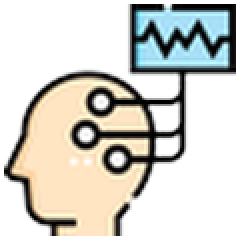
#> input picture src/project/docs/architecture/resources/eeg-headset.png, 120 x 120 px (shown 2 times larger); its folder holds 6 pictures in this run
$ python eeg_pipeline.py
#> lines starting #> are read from the running program, lines starting #| are printed output that depends on the picture
"""Generate the publication figure for the laboratory EEG analysis arm."""

from __future__ import annotations

from pathlib import Path

import matplotlib.image as mpimg
import matplotlib.pyplot as plt
from matplotlib.patches import FancyArrowPatch, FancyBboxPatch, Polygon


HERE = Path(__file__).resolve().parent
RESOURCES = HERE.parent / "architecture" / "resources"
W, H = 120, 165

COLORS = {
    "ink": "#263442",
    "muted": "#4D5D6B",
    "edge": "#687988",
    "card": "#FFFFFF",
    "card_border": "#B8C2CB",
    "blue_bg": "#EDF5FB",
    "blue_border": "#8FB8D8",
    "purple_bg": "#F3F1FA",
    "purple_border": "#9C93C8",
    "green_bg": "#EFF7EF",
    "green_border": "#8FBF92",
    "gold_bg": "#FDF7E8",
    "gold_border": "#D8C48F",
    "grey_bg": "#F5F7F8",
    "grey_border": "#AAB4BE",
    "gate_bg": "#FFF8E7",
    "gate_border": "#B88B2E",
    "conditional": "#A05A2C",
    "exclude": "#8D4B4B",
}


def rounded(
    ax: plt.Axes,
    x: float,
    y: float,
    width: float,
    height: float,
    *,
    face: str,
    edge: str,
    radius: float = 1.5,
    linewidth: float = 1.2,
    zorder: int = 1,
) -> None:
    ax.add_patch(
        FancyBboxPatch(
            (x, y),
            width,
            height,
            boxstyle=f"round,pad=0.02,rounding_size={radius}",
            facecolor=face,
            edgecolor=edge,
            linewidth=linewidth,
            zorder=zorder,
        )
    )


def band(
    ax: plt.Axes,
    number: int,
    title: str,
    x: float,
    y: float,
    width: float,
    height: float,
    *,
    face: str,
    edge: str,
) -> None:
    rounded(ax, x, y, width, height, face=face, edge=edge, radius=2.2)
    ax.text(
        x + 4,
        y + height - 4,
        str(number),
        ha="center",
        va="center",
        fontsize=10,
        fontweight="bold",
        color="white",
        bbox={"boxstyle": "circle,pad=0.36", "facecolor": edge, "edgecolor": edge},
        zorder=5,
    )
    ax.text(
        x + 8,
        y + height - 4,
        title,
        ha="left",
        va="center",
        fontsize=11.2,
        fontweight="bold",
        color=COLORS["ink"],
        zorder=5,
    )


def card(
    ax: plt.Axes,
    x: float,
    y: float,
    width: float,
    title: str,
    details: tuple[str, ...],
    *,
    height: float = 11,
    icon: str | None = None,
    border: str | None = None,
    title_color: str | None = None,
    title_size: float = 9.5,
) -> None:
#> called with x = 8, y = 136, width = 29, title = 'EEG recording', details = ('32 channel EEG · markers',), height = 10, icon = 'eeg-headset.png', border = '#8FB8D8'
    rounded(
        ax,
        x,
        y,
        width,
        height,
        face=COLORS["card"],
        edge=border or COLORS["card_border"],
        radius=1.3,
        linewidth=1.1,
        zorder=3,
    )
    text_x = x + 2.2
    if icon:
        icon_ax = ax.inset_axes(
            [(x + 1.2) / W, (y + 2.0) / H, 6.2 / W, 7.0 / H],
            transform=ax.transAxes,
            zorder=4,
        )
        icon_ax.imshow(mpimg.imread(RESOURCES / icon))
#> call 2 of card, with x = 43, y = 136, width = 29, title = 'Experiment log', details = ('source clock events',), height = 10, icon = 'recording.png', border = '#8FB8D8'
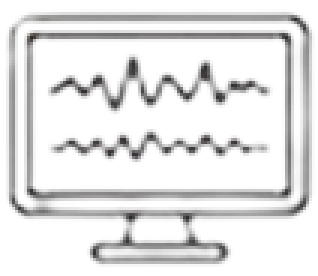
#> input picture src/project/docs/architecture/resources/recording.png, 106 x 92 px (shown 3 times larger)
        icon_ax.axis("off")
        text_x = x + 8
    title_y = y + height - 3.2 if details else y + height / 2
    ax.text(
        text_x,
        title_y,
        title,
        ha="left",
        va="center",
        fontsize=title_size,
        fontweight="bold",
        color=title_color or COLORS["ink"],
        zorder=5,
    )
    if details:
        ax.text(
            text_x,
            y + height - 7.1,
            "\n".join(details),
            ha="left",
            va="center",
            fontsize=8.2,
            linespacing=1.25,
            color=COLORS["muted"],
            zorder=5,
        )


def gate(
    ax: plt.Axes,
    x: float,
    y: float,
    text: str,
    *,
    width: float = 19,
    height: float = 12,
) -> None:
    points = [
        (x, y + height / 2),
        (x + width / 2, y),
        (x, y - height / 2),
        (x - width / 2, y),
    ]
    ax.add_patch(
        Polygon(
            points,
            closed=True,
            facecolor=COLORS["gate_bg"],
            edgecolor=COLORS["gate_border"],
            linewidth=1.4,
            zorder=3,
        )
    )
    ax.text(
        x,
        y,
        text,
        ha="center",
        va="center",
        multialignment="center",
        fontsize=8.4,
        fontweight="bold",
        linespacing=1.15,
        color=COLORS["ink"],
        zorder=5,
    )


def arrow(
    ax: plt.Axes,
    start: tuple[float, float],
    end: tuple[float, float],
    *,
    label: str | None = None,
    color: str | None = None,
    dashed: bool = False,
    connection: str = "arc3,rad=0",
    label_offset: tuple[float, float] = (0, 1.6),
    linewidth: float = 1.35,
) -> None:
    edge_color = color or COLORS["edge"]
    ax.add_patch(
        FancyArrowPatch(
            start,
            end,
            arrowstyle="-|>",
            mutation_scale=11,
            linewidth=linewidth,
            linestyle="--" if dashed else "-",
            color=edge_color,
            connectionstyle=connection,
            shrinkA=2,
            shrinkB=2,
            zorder=2,
        )
    )
    if label:
        ax.text(
            (start[0] + end[0]) / 2 + label_offset[0],
            (start[1] + end[1]) / 2 + label_offset[1],
            label,
            ha="center",
            va="center",
            fontsize=10.5,
            fontweight="bold",
            color=edge_color,
            bbox={"facecolor": "white", "edgecolor": "none", "pad": 0.6},
            zorder=6,
        )


def elbow_arrow(
    ax: plt.Axes,
    points: tuple[tuple[float, float], ...],
    *,
    label: str | None = None,
    color: str | None = None,
    label_at: tuple[float, float] | None = None,
    linewidth: float = 1.35,
) -> None:
#> called with label = 'YES', color = '#536F86', label_at = (96, 75), linewidth = 1.5
    edge_color = color or COLORS["edge"]
    for start, end in zip(points[:-2], points[1:-1]):
        ax.plot(
            [start[0], end[0]],
            [start[1], end[1]],
            color=edge_color,
            linewidth=linewidth,
            solid_capstyle="round",
            zorder=2,
        )
    ax.add_patch(
        FancyArrowPatch(
            points[-2],
            points[-1],
            arrowstyle="-|>",
            mutation_scale=11,
            linewidth=linewidth,
            color=edge_color,
            shrinkA=0,
            shrinkB=2,
            zorder=2,
        )
    )
    if label and label_at:
        ax.text(
            label_at[0],
            label_at[1],
            label,
            ha="center",
            va="center",
            fontsize=10.5,
            fontweight="bold",
            color=edge_color,
            bbox={"facecolor": "white", "edgecolor": "none", "pad": 0.6},
            zorder=6,
        )


def failure(
    ax: plt.Axes,
    x: float,
    y: float,
    width: float,
    text: str,
) -> None:
    rounded(
        ax,
        x,
        y,
        width,
        7,
        face="#FFFDFD",
        edge=COLORS["exclude"],
        radius=1.1,
        linewidth=1.0,
        zorder=3,
    )
    ax.text(
        x + width / 2,
        y + 3.5,
        text,
        ha="center",
        va="center",
        fontsize=8.0,
        color=COLORS["exclude"],
        linespacing=1.15,
        zorder=5,
    )


def build() -> plt.Figure:
    plt.rcParams.update(
        {
            "font.family": "sans-serif",
            "font.sans-serif": ["Nimbus Sans", "DejaVu Sans"],
            "pdf.fonttype": 42,
            "svg.fonttype": "none",
        }
    )
    fig, ax = plt.subplots(figsize=(10, 13.75))
    fig.patch.set_facecolor("white")
    ax.set_xlim(0, W)
    ax.set_ylim(0, H)
    ax.axis("off")

    ax.text(
        60,
        160.5,
        "EEG Data Processing and Analysis Pipeline",
        ha="center",
        va="center",
        fontsize=20,
        fontweight="bold",
        color=COLORS["ink"],
    )
    ax.text(
        60,
        156.7,
        "Laboratory EEG arm",
        ha="center",
        va="center",
        fontsize=10.5,
        color=COLORS["muted"],
    )

    # 1 · Source ingestion
    band(
        ax,
        1,
        "Ingestion / Landing: collect recordings and experiment logs",
        5,
        132,
        110,
        20,
        face=COLORS["blue_bg"],
        edge=COLORS["blue_border"],
    )
    card(
        ax,
        8,
        136,
        29,
        "EEG recording",
        ("32 channel EEG · markers",),
        height=10,
        icon="eeg-headset.png",
        border=COLORS["blue_border"],
    )
    card(
        ax,
        43,
        136,
        29,
        "Experiment log",
        ("source clock events",),
        height=10,
        icon="recording.png",
        border=COLORS["blue_border"],
    )
    card(
        ax,
        78,
        136,
        34,
        "Link files to participant",
        ("participant ↔ experiment ↔ XDF",),
        height=10,
        border=COLORS["blue_border"],
    )
    arrow(ax, (37, 141), (43, 141))
    arrow(ax, (72, 141), (78, 141))

    # 2 · Immutable landing layer
    band(
        ax,
        2,
        "Bronze: preserve and verify raw files",
        5,
        104,
        110,
        24,
        face=COLORS["purple_bg"],
        edge=COLORS["purple_border"],
    )
    card(
        ax,
        8,
        110,
        23,
        "Raw XDF + logs",
        (),
        border=COLORS["purple_border"],
        title_size=8.5,
    )
    card(
        ax,
        34,
        110,
        23,
        "Verify file integrity",
        (),
        border=COLORS["purple_border"],
        title_size=8.3,
    )
    card(
        ax,
        60,
        110,
        23,
        "Link XDF to log",
        (),
        border=COLORS["purple_border"],
    )
    card(
        ax,
        86,
        110,
        26,
        "Audit raw markers",
        (),
        border=COLORS["purple_border"],
        title_size=8.3,
    )
    arrow(ax, (31, 115.5), (34, 115.5))
    arrow(ax, (57, 115.5), (60, 115.5))
    arrow(ax, (83, 115.5), (86, 115.5))
    arrow(
        ax,
        (95, 136),
        (95, 128),
        label="LAND",
        label_offset=(4.2, 0),
        color="#536F86",
        linewidth=1.7,
    )

    # 3 · Audited and cleaned derivatives
    band(
        ax,
        3,
        "Silver: align event timing and clean EEG",
        5,
        55,
        110,
        45,
        face=COLORS["green_bg"],
        edge=COLORS["green_border"],
    )
    card(
        ax,
        8,
        80,
        23,
        "Align event clocks",
        (),
        border=COLORS["purple_border"],
        title_size=8.2,
    )
    card(
        ax,
        35,
        80,
        23,
        "Create event timeline",
        (),
        border=COLORS["purple_border"],
        title_size=8.2,
    )
    card(
        ax,
        62,
        80,
        23,
        "Estimate missing times",
        (),
        border=COLORS["purple_border"],
        title_size=8.1,
    )
    gate(ax, 101, 85.5, "Event timing\nvalid?")
    arrow(ax, (31, 85.5), (35, 85.5))
    arrow(ax, (58, 85.5), (62, 85.5))
    arrow(ax, (85, 85.5), (91.5, 85.5))
    arrow(
        ax,
        (110.5, 85.5),
        (114, 85.5),
        label="NO",
        color=COLORS["exclude"],
        label_offset=(0, 2),
    )

    card(
        ax,
        8,
        61,
        23,
        "Convert XDF to MNE",
        (),
        border=COLORS["green_border"],
        title_size=8.0,
    )
    card(
        ax,
        35,
        61,
        23,
        "Filter + rereference",
        (),
        border=COLORS["green_border"],
        title_size=8.4,
    )
    card(
        ax,
        62,
        61,
        23,
        "Flag EEG artifacts",
        (),
        border=COLORS["green_border"],
        title_size=9.0,
    )
    gate(ax, 101, 66.5, "Signal usable?")
    arrow(ax, (31, 66.5), (35, 66.5))
    arrow(ax, (58, 66.5), (62, 66.5))
    arrow(ax, (85, 66.5), (92, 66.5))
    arrow(
        ax,
        (110.5, 66.5),
        (114, 66.5),
        label="NO",
        color=COLORS["exclude"],
        label_offset=(0, 2),
    )
    elbow_arrow(
        ax,
        ((101, 79.5), (101, 75), (19.5, 75), (19.5, 72)),
        label="YES",
        label_at=(96, 75),
        color="#536F86",
        linewidth=1.5,
    )
    arrow(
        ax,
        (95, 110),
        (95, 100),
        label="DERIVE",
        label_offset=(4.2, 0),
        color="#536F86",
        linewidth=1.7,
    )

    # 4 · Analysis-ready measurements
    band(
        ax,
        4,
        "Gold: create analysis ready EEG features",
        5,
        25,
        110,
        26,
        face=COLORS["gold_bg"],
        edge=COLORS["gold_border"],
    )
    card(
        ax,
        8,
        30.5,
        25,
        "Condition windows",
        (),
        border=COLORS["green_border"],
        title_color="#3F7143",
        title_size=9.0,
    )
    gate(
        ax,
        48,
        35.5,
        "Ad timing\nreliable?",
        width=18,
        height=11,
    )
    card(
        ax,
        62,
        36.5,
        21,
        "Build ad windows",
        (),
        height=8,
        border=COLORS["conditional"],
        title_color=COLORS["conditional"],
        title_size=8.5,
    )
    card(
        ax,
        62,
        26.5,
        21,
        "Condition only",
        (),
        height=8,
        border=COLORS["conditional"],
        title_color=COLORS["conditional"],
        title_size=8.5,
    )
    card(
        ax,
        89,
        30.5,
        23,
        "EEG feature table",
        (),
        border=COLORS["gold_border"],
        title_size=8.8,
    )
    arrow(ax, (33, 35.5), (39, 35.5))
    arrow(
        ax,
        (55, 39.5),
        (62, 40.5),
        label="YES",
        color=COLORS["conditional"],
        label_offset=(0, 1.5),
    )
    arrow(
        ax,
        (55, 31.5),
        (62, 30.5),
        label="NO",
        color=COLORS["conditional"],
        label_offset=(0, -1.5),
    )
    arrow(ax, (83, 40.5), (89, 37.5), color=COLORS["conditional"])
    arrow(ax, (83, 30.5), (89, 33.5), color=COLORS["conditional"])

    # 5 · Inference and communication
    band(
        ax,
        5,
        "Analysis: compare conditions and report findings",
        5,
        2,
        110,
        19,
        face=COLORS["grey_bg"],
        edge=COLORS["grey_border"],
    )
    card(
        ax,
        8,
        5,
        45,
        "Compare conditions",
        (),
        height=8,
        border=COLORS["grey_border"],
        title_size=9.1,
    )
    card(
        ax,
        67,
        5,
        45,
        "Results and figures",
        (),
        height=8,
        border=COLORS["grey_border"],
    )
    arrow(ax, (53, 9), (67, 9))
    elbow_arrow(
        ax,
        ((100.5, 30.5), (100.5, 23), (2, 23), (2, 9), (8, 9)),
        color="#536F86",
        linewidth=1.7,
    )
    elbow_arrow(
        ax,
        ((110.5, 66.5), (117, 66.5), (117, 49), (112, 49)),
        label="YES",
        label_at=(110, 53),
        color="#536F86",
        linewidth=1.7,
    )
    return fig


def main() -> None:
    figure = build()
    for extension in ("png", "pdf", "svg"):
        figure.savefig(
            HERE / f"eeg_pipeline.{extension}",
            dpi=240 if extension == "png" else None,
            bbox_inches="tight",
            facecolor="white",
        )
#> this loop made 3 passes
#> pass 1, in main, `figure.savefig( HERE / f"eeg_pipeline.{extension}", dpi=240 if extensi..`:
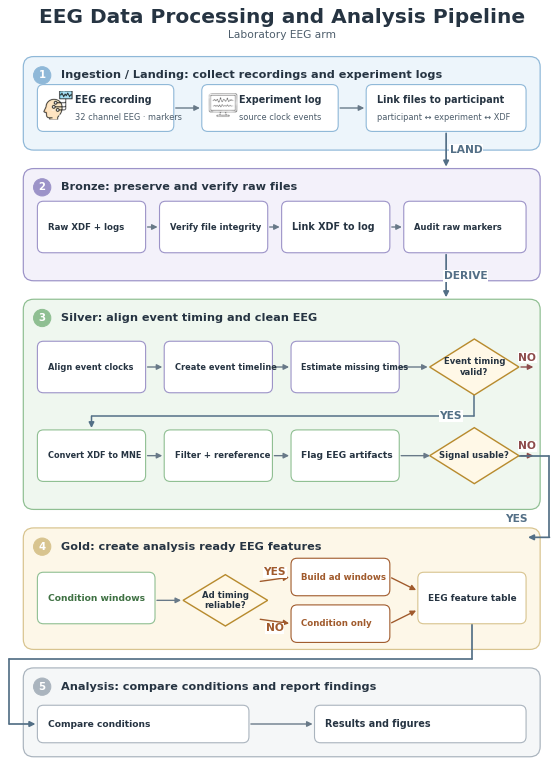
#> figure drawn by matplotlib, 1 panel
    plt.close(figure)
    svg_path = HERE / "eeg_pipeline.svg"
    svg_path.write_text(
#> (the run stopped early here; a loop or call above may not have finished)
